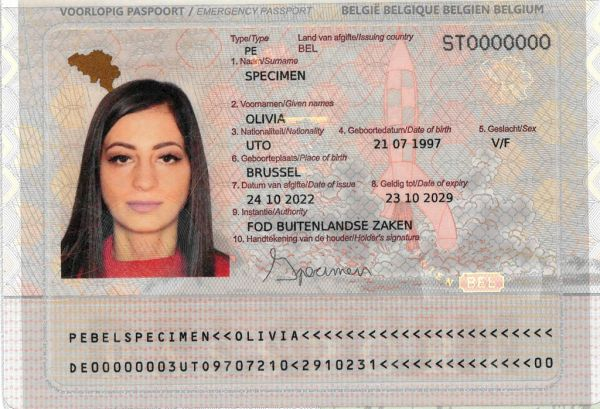
#> input picture Passports/belgium.jpg, 600 x 409 px; its folder holds only this picture in this run
$ python passport_scan.py   (older library calls are emulated)
#> lines starting #> are read from the running program, lines starting #| are printed output that depends on the picture; after the words box and inside, x2 and y2 are one past the last pixel; in counts of white or black regions, pixels touching at a corner belong together
from imutils.contours import sort_contours
import numpy as np
import pytesseract
import argparse
import imutils
import sys
import cv2
import os

# Uncomment for jicky to make tesseract work
#pytesseract.pytesseract.tesseract_cmd = r'C:\Program Files\Tesseract-OCR\tesseract.exe'

#Rescales image, video, and live video
def rescaleFrame(frame, scale=0.75):
    height = int (frame.shape[0] * scale) #scales height
    width = int (frame.shape[1] * scale) #scales width
    dimensions = (width, height) #Creates tuple for dimensions

    return cv2.resize(frame, dimensions, interpolation=cv2.INTER_AREA)


def getMRZ(image):
	# 600 is an arbitrary width I'm testing
	scale = 600 / image.shape[1]
	image = rescaleFrame(image, scale)
	# Opencv command converts image from its corrent format to grayscale(easier to read)
	gray = cv2.cvtColor(image, cv2.COLOR_BGR2GRAY)
	# finds the height and width of the image in (if I understand the documentation properly pixels e.g. example H=2956, W=2006)
	(H, W) = gray.shape

	#Ref for next few lines: https://pyimagesearch.com/2021/04/28/opencv-morphological-operations/
	# morph rect specifies the size of the moprhing image, and getstructingelements specifies the pixels around the central element
	rectKernel = cv2.getStructuringElement(cv2.MORPH_RECT, (25, 7))
	sqKernel = cv2.getStructuringElement(cv2.MORPH_RECT, (21, 21))

	# gausian blur reduces the high freuqncy components
	gray = cv2.GaussianBlur(gray, (3, 3), 0)
	# blackhat operation finds dark regions on a light background
	blackhat = cv2.morphologyEx(gray, cv2.MORPH_BLACKHAT, rectKernel)
	# cv2.imshow("Blackhat", blackhat)

	# Ref: https://pyimagesearch.com/2021/05/12/image-gradients-with-opencv-sobel-and-scharr/
	# compute the Scharr gradient of the blackhat image and scale the
	# result into the range [0, 255]

	gradient = cv2.Sobel(blackhat, ddepth=cv2.CV_32F, dx=1, dy=0, ksize=-1) #compute Scharr edge approx
	gradient = np.absolute(gradient) #Get absolute value of matrix (since some values may be negative)
	(minVal, maxVal) = (np.min(gradient), np.max(gradient)) #returns min and max of gradient array

	# Each pixel value must fall in [0,255], so we must rescale after computing gradient. We do this using the min/max scaling method.
	gradient = (gradient - minVal) / (maxVal - minVal) # Scale elements in matrix using (pixel - min) / (max - min). Forces values into [0,1]
	gradient = (gradient * 255).astype("uint8") # Multiply by 255, placing values into [0,255]
	# cv2.imshow("Gradient", gradient) # Display image

	# apply a closing operation using the rectangular kernel to close
	# gaps in between letters -- then apply Otsu's thresholding method
	# this code closes the regions of the passport image into rectangles, higlighting the MRZ into 2 rectangles
	gradient = cv2.morphologyEx(gradient, cv2.MORPH_CLOSE, rectKernel)
	threshold = cv2.threshold(gradient, 0, 255,
		cv2.THRESH_BINARY | cv2.THRESH_OTSU)[1]
	#cv2.imshow("Rect Close", threshold)

	# perform another closing operation, this time using the square
	# kernel to close gaps between lines of the MRZ, then perform a
	# series of erosions to break apart connected components
	# this code closes the regions of the passport image into rectangles, higlighting the MRZ into 1 rectangle
	threshold = cv2.morphologyEx(threshold, cv2.MORPH_CLOSE, sqKernel)
	threshold = cv2.erode(threshold, None, iterations=2)
	#cv2.imshow("Square Close", threshold)

	# find contours in the thresholded image and sort them from bottom
	# to top (since the MRZ will always be at the bottom of the passport)
	contours = cv2.findContours(threshold.copy(), cv2.RETR_EXTERNAL,
		cv2.CHAIN_APPROX_SIMPLE)
	contours = imutils.grab_contours(contours)
	contours = sort_contours(contours, method="bottom-to-top")[0]
	# initialize the bounding box associated with the MRZ
	contourMatch = []

	# loop over the contours
	for c in contours:
		# compute the bounding box of the contour and then derive the
		# how much of the image the bounding box occupies in terms of
		# both width and height
		(x, y, w, h) = cv2.boundingRect(c)
		percentWidth = w / float(W)
		percentHeight = h / float(H)
		# if the bounding box occupies > 70% width and > 2% height of the
		# image, then assume we have found the MRZ
		if percentWidth > 0.7 and percentHeight > 0.02:
			contourMatch.append((x, y, w, h))

	# if the MRZ was not found, exit the script
	if contourMatch == []:
		return None
	# pad the bounding box since we applied erosions and now need to
	# re-grow it
	for matches in contourMatch:
		(x, y, w, h) = matches
		pX = int((x + w) * 0.03)
		pY = int((y + h) * 0.03)
		(x, y) = (x - pX, y - pY)
		(w, h) = (w + (pX * 2), h + (pY * 2))
		# extract the padded MRZ from the image
		mrz = image[y:y + h, x:x + w]
		mrzWord = getMRZText(mrz)
		# if the first word in out extracted text is P then we know its the right one
		if mrzWord[0] == 'P':
			return mrzWord

	return None

def getMRZText(mrz):
	# OCR the MRZ region of interest using Tesseract, removing any
	# occurrences of spaces
	mrzText = pytesseract.image_to_string(mrz)
	mrzText = mrzText.replace(" ", "")
	return mrzText


def getAllScans(directory):

#> called with directory = './Passports'
	scans = []
	for filename in os.listdir(directory):
		path = os.path.join(directory, filename)
		image = cv2.imread(path)
#> image is the input picture: shape (409, 600, 3); mean B, G, R 166.9, 175.3, 190
		mrz = getMRZ(image)
#> in getMRZ, `gray = cv2.cvtColor(image, cv2.COLOR_BGR2GRAY)`:
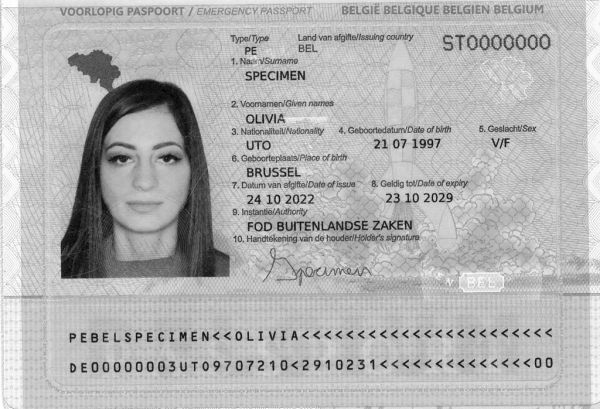
#> gray: shape (409, 600); min 1, max 255, mean 178.8
#> in getMRZ, `gradient = cv2.Sobel(blackhat, ddepth=cv2.CV_32F, dx=1, dy=0, ksize=-1)`:
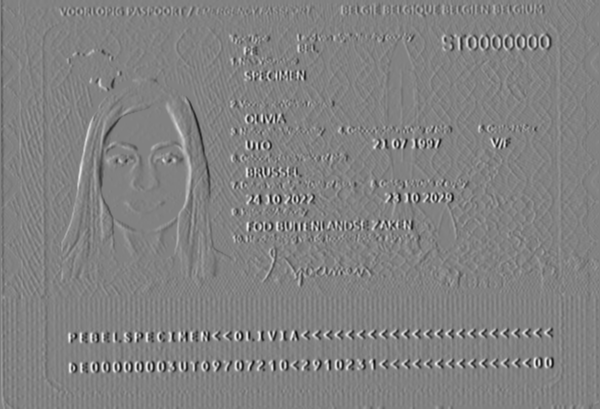
#> gradient: shape (409, 600) float32; min -1948, max 1878, mean -1; drawn with min black and max white
#> in getMRZ, `gradient = np.absolute(gradient)`:
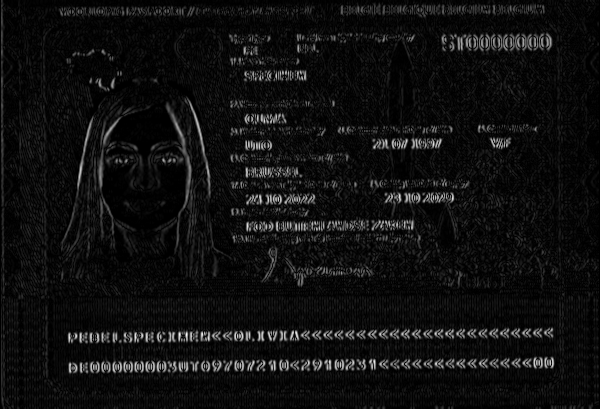
#> gradient: shape (409, 600) float32; min 0, max 1948, mean 124.8; drawn with min black and max white
#> in getMRZ, `(minVal, maxVal) = (np.min(gradient), np.max(gradient))`: minVal = 0; maxVal = 1948
#> in getMRZ, `gradient = cv2.morphologyEx(gradient, cv2.MORPH_CLOSE, rectKernel)`:
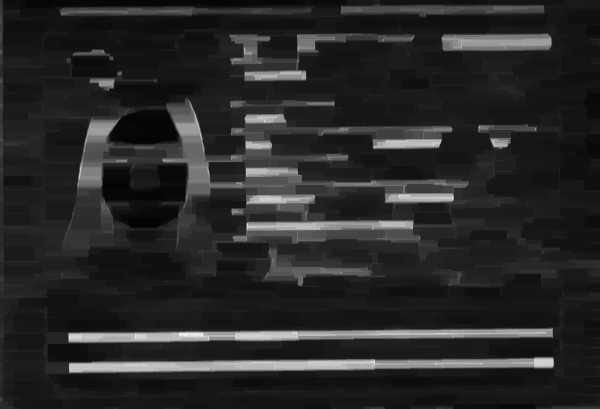
#> gradient: shape (409, 600); min 3, max 255, mean 39.7
#> in getMRZ, `threshold = cv2.threshold(gradient, 0, 255, cv2.THRESH_BINARY | cv2.TH..`:
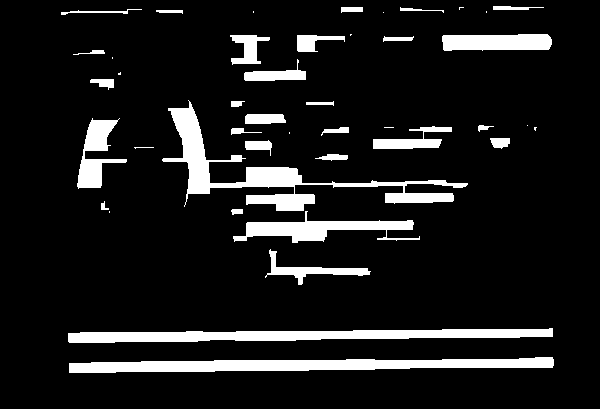
#> threshold: shape (409, 600); 10.7% white; 43 white regions (12 under 20 px), largest, box (x1, y1, x2, y2) and area: (162, 100, 468, 211) 5596, (69, 357, 554, 373) 4912, (68, 328, 553, 343) 4487
#> in getMRZ, `threshold = cv2.morphologyEx(threshold, cv2.MORPH_CLOSE, sqKernel)`: threshold: shape (409, 600); 16.6% white; 25 white regions (7 under 20 px), largest, box (x1, y1, x2, y2) and area: (68, 328, 554, 373) 15576, (162, 100, 468, 285) 14534, (230, 35, 345, 81) 2243
#> in getMRZ, `threshold = cv2.erode(threshold, None, iterations=2)`:
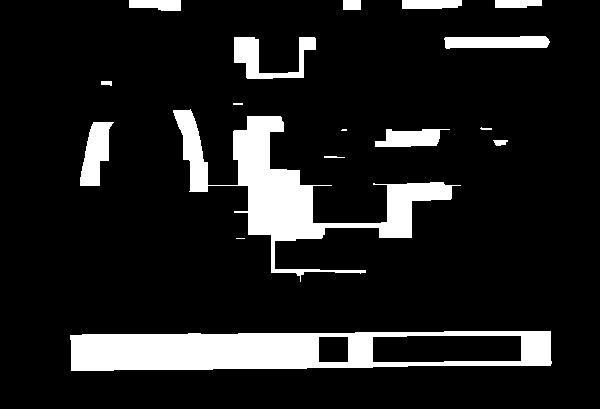
#> threshold: shape (409, 600); 12.3% white; 17 white regions (2 under 20 px)
#> in getMRZ, `contours = cv2.findContours(threshold.copy(), cv2.RETR_EXTERNAL, cv2.C..`: contours = 17 contours, 5 with area under 20; largest, box (x1, y1, x2, y2) and area: (70, 331, 552, 371) 16531, (173, 109, 461, 282) 10356, (234, 37, 316, 79) 1280, (80, 122, 114, 186) 1228, (444, 36, 550, 49) 1059
#> the loop in getMRZ, `for c in contours:` made 17 passes
#> (x, y, w, h, percentWidth, percentHeight) on passes 1, 3, 4, 5, 7, 8, 9, 11, 12, 13, 14, 15: (70, 331, 482, 40, 0.803, 0.0978), (324, 156, 21, 2, 0.035, 0.00489), (493, 140, 15, 6, 0.025, 0.0147), (375, 129, 75, 18, 0.125, 0.044), (480, 127, 12, 3, 0.02, 0.00733), (80, 122, 34, 64, 0.0567, 0.156), (173, 109, 288, 173, 0.48, 0.423), (101, 81, 11, 5, 0.0183, 0.0122), (234, 37, 82, 42, 0.137, 0.103), (444, 36, 106, 13, 0.177, 0.0318), (495, 0, 47, 8, 0.0783, 0.0196), (402, 0, 60, 9, 0.1, 0.022)
#> (c, x, y, w, h, percentWidth, percentHeight) on passes 2, 6, 10, 16: ([[236, 238], [244, 238]], 236, 238, 9, 1, 0.015, 0.00244), ([[342, 129], [341, 130], [346, 130], [346, 129]], 341, 129, 6, 2, 0.01, 0.00489), ([[233, 103], [233, 104], [242, 104], [242, 103]], 233, 103, 10, 2, 0.0167, 0.00489), ([[343, 0], [343, 9], [360, 9], [360, 0]], 343, 0, 18, 10, 0.03, 0.0244)
#> after the loop in getMRZ, `for c in contours:`: contourMatch = [(70, 331, 482, 40)]
#> the loop in getMRZ, `for matches in contourMatch:` made 1 pass
#> (matches, x, y, w, h, pX, pY) on pass 1: ((70, 331, 482, 40), 54, 320, 514, 62, 16, 11)
#> pass 1, in getMRZ, `mrz = image[y:y + h, x:x + w]`:
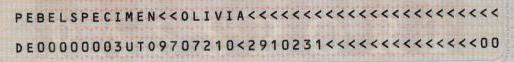
#> mrz: shape (62, 514, 3); mean B, G, R 167, 174.9, 185.4
		#print(mrz)
		#mrzText = getMRZText(mrz)
		scans.append(mrz)

	return scans


def showScans(scans):
	print("------------ Beginning Scan")
	scanNum = 1
	for mrz in scans:
		print(f"------------ Showing scan #{str(scanNum)}")
		print(mrz)
		#cv2.imshow(mrz, scans[mrz])
		input("------------ Press any key to see next scan")
		# cv2.waitKey(0)
		scanNum += 1

	print("------------ All scans have been displayed")


showScans(getAllScans("./Passports"))
#> (the call stopped at in getMRZText, `mrzText = pytesseract.image_to_string(mrz)`: pytesseract is not available in this run)

$ run again, on Passports/kazakhstan.jpg
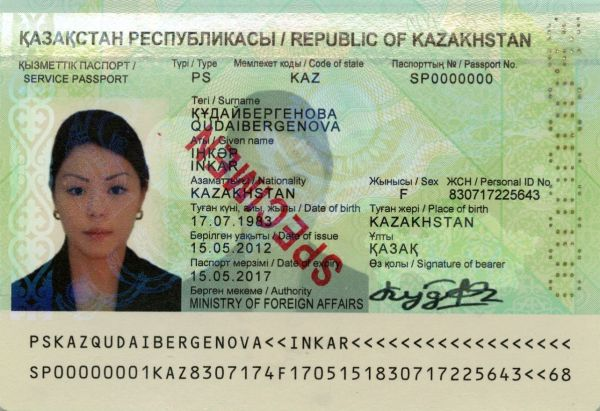
#> input picture Passports/kazakhstan.jpg, 600 x 411 px
#> in getAllScans, image is the input picture: shape (411, 600, 3); mean B, G, R 148.8, 178, 168.4
#> minVal = 0; maxVal = 2021
#> in getMRZ, `threshold = cv2.erode(threshold, None, iterations=2)`:
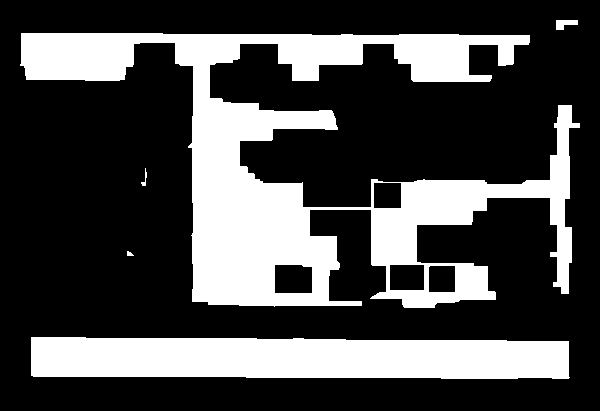
#> threshold: shape (411, 600); 29% white; 5 white regions
#> contours = 5 contours, 2 with area under 20; largest, box (x1, y1, x2, y2) and area: (20, 33, 580, 308) 51878, (31, 337, 570, 379) 20292, (556, 20, 578, 30) 120
#> the loop in getMRZ, `for c in contours:` made 5 passes
#> (x, y, w, h, percentWidth, percentHeight) on passes 1 to 5: (31, 337, 539, 42, 0.898, 0.102), (127, 251, 7, 5, 0.0117, 0.0122), (141, 168, 6, 18, 0.01, 0.0438), (20, 33, 560, 275, 0.933, 0.669), (556, 20, 22, 10, 0.0367, 0.0243)
#> after the loop in getMRZ, `for c in contours:`: contourMatch = [(31, 337, 539, 42), (20, 33, 560, 275)]
#> the loop in getMRZ, `for matches in contourMatch:` made 1 pass
#> (matches, x, y, w, h, pX, pY) on pass 1: ((31, 337, 539, 42), 14, 326, 573, 64, 17, 11)
#> pass 1, in getMRZ, `mrz = image[y:y + h, x:x + w]`:
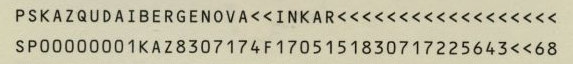
#> mrz: shape (64, 573, 3); mean B, G, R 165.3, 190, 194.1

$ run again, on Passports/china.jpg
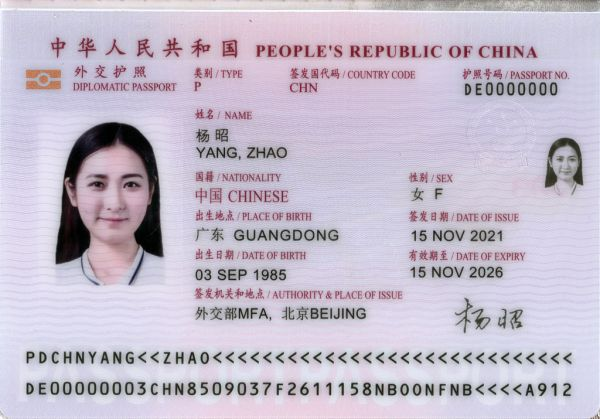
#> input picture Passports/china.jpg, 600 x 419 px
#> in getAllScans, image is the input picture: shape (419, 600, 3); mean B, G, R 203.9, 187.7, 196.5
#> minVal = 0; maxVal = 2112
#> contours = 11 contours, 3 with area under 20; largest, box (x1, y1, x2, y2) and area: (27, 301, 571, 395) 21960, (196, 111, 377, 318) 17888, (53, 40, 556, 94) 12906, (412, 176, 510, 276) 6068, (62, 141, 162, 278) 3388, (546, 141, 582, 189) 1274, (56, 260, 82, 263) 43, (82, 264, 90, 271) 26
#> the loop in getMRZ, `for c in contours:` made 11 passes
#> (x, y, w, h, percentWidth, percentHeight) on passes 2 to 9: (27, 301, 544, 94, 0.907, 0.224), (131, 280, 1, 1, 0.00167, 0.00239), (82, 264, 8, 7, 0.0133, 0.0167), (56, 260, 26, 3, 0.0433, 0.00716), (412, 176, 98, 100, 0.163, 0.239), (546, 141, 36, 48, 0.06, 0.115), (62, 141, 100, 137, 0.167, 0.327), (196, 111, 181, 207, 0.302, 0.494)
#> after the loop in getMRZ, `for c in contours:`: contourMatch = [(27, 301, 544, 94), (53, 40, 503, 54)]
#> the loop in getMRZ, `for matches in contourMatch:` made 1 pass
#> (matches, x, y, w, h, pX, pY) on pass 1: ((27, 301, 544, 94), 10, 290, 578, 116, 17, 11)
#> pass 1, in getMRZ, `mrz = image[y:y + h, x:x + w]`:
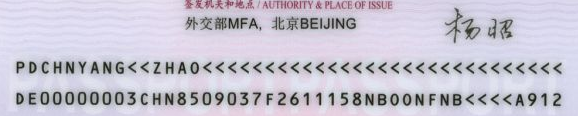
#> mrz: shape (116, 578, 3); mean B, G, R 210.3, 196.2, 199.8
